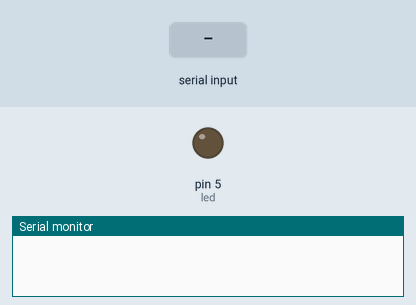
Bench run of a sketch on a simulated Arduino Uno, built with avr-gcc and run on an emulated ATmega328P. Parts: output pins drawn as LEDs (lit = HIGH), the last lines printed to the serial monitor. The inputs (shaded band) are chosen by the test bench.

Above: at 1.2 s.
1.3 s: "one\n" received over Serial
At 2.5 s:
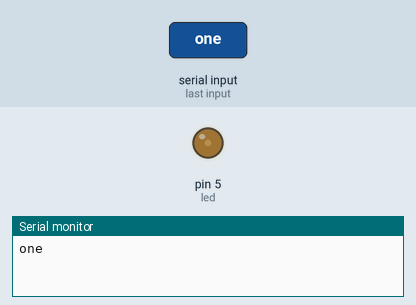
2.8 s: "two\n" received over Serial
At 3.7 s:
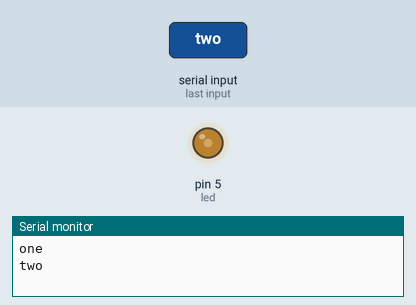
4.3 s: "three\n" received over Serial
At 4.9 s:
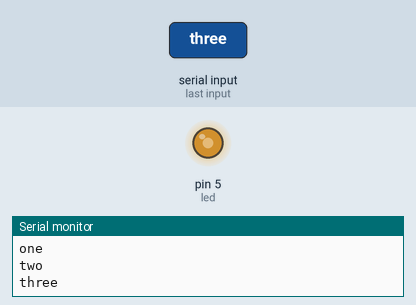
5.8 s: "four\n" received over Serial
At 7.2 s:
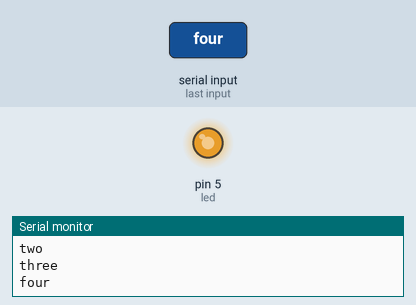
Timing chart, 0 to 8.3 s (numbered marks = the images above; inputs shaded):
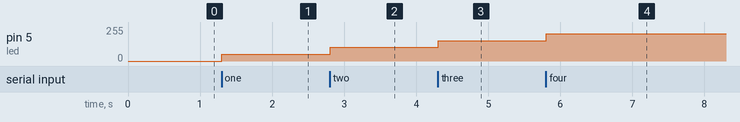

Measured:
- after the input at 1.3 s, pin 5 (led): 0/255 → 51/255 at once
- after the input at 2.8 s, pin 5 (led): 51/255 → 102/255 at once
- after the input at 4.3 s, pin 5 (led): 102/255 → 153/255 at once
- after the input at 5.8 s, pin 5 (led): 153/255 → 204/255 at once

The sketch:

6_2.ino
```cpp
int led=5;

void setup() {
  // put your setup code here, to run once:
  pinMode(led,OUTPUT);
  Serial.begin(9600);
}

void loop() {
  // put your main code here, to run repeatedly:
  while(Serial.available()==0);
  String n= Serial.readStringUntil('\n');
  Serial.println(n);
  int level;

  if(n=="one")
  {
    level=255/5;
  }
  else if(n=="two")
  {
    level=(255/5)*2;
  }
  else if(n=="three")
  {
    level=(255/5)*3;
  }
  else if(n=="four")
  {
    level=(255/5)*4;
  }
  else
  {
    level=255;
  }
  analogWrite(led,level);

}
```
